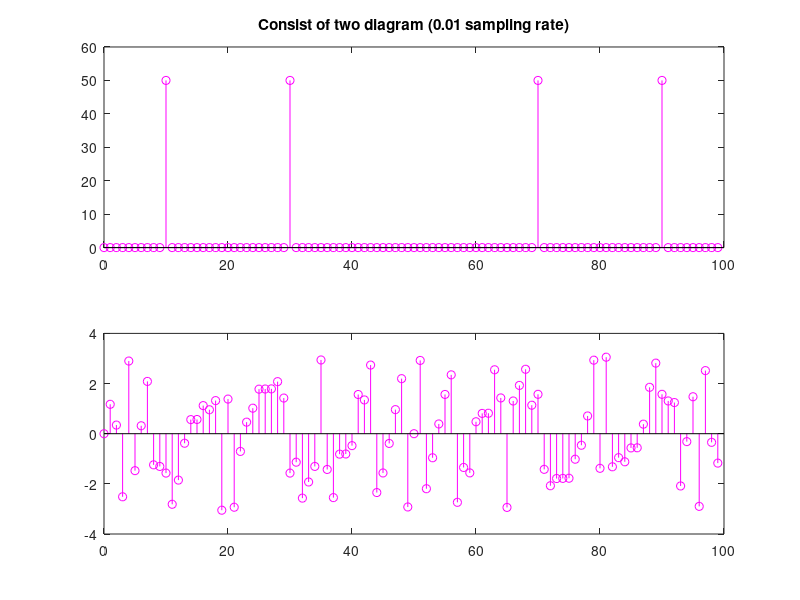

MATLAB code for this plot:
clear;
Length = 1;
T = 0.01;           % sample rate
N = Length/T;
n = 0:1:N-1;
f1 = 10;
f2 = 30;

x = sin(2*pi*f1*n*T) + sin(2*pi*f2*n*T);

fft_x = fft(x);
magx = abs(fft_x);
angx = angle(fft_x);


figure
subplot(2, 1, 1);
stem(n, magx,'m');
title('Consist of two diagram (0.01 sampling rate)');

subplot(2, 1, 2);
stem(n, angx, 'm');

